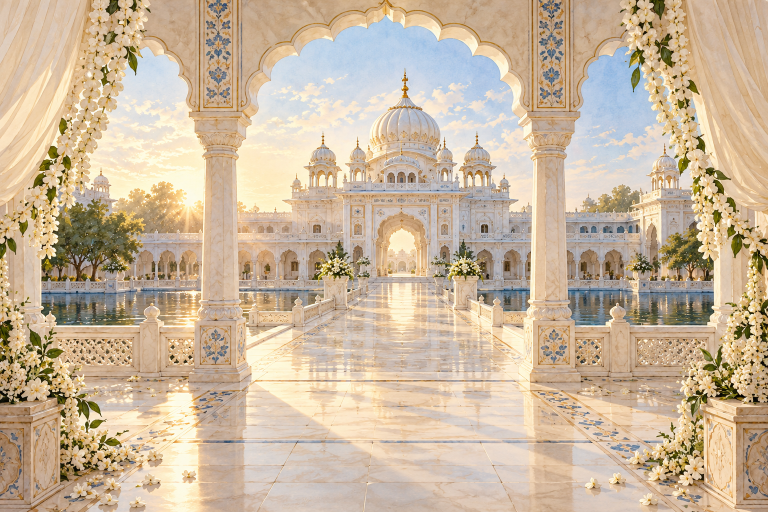
#> input picture artwork/source/anand-karaj-1536.png, 1536 x 1024 px, given in place of welcome-courtyard-1536.png, which was not available (shown at 1/2 size)
$ python prepare-artwork.py
#> lines starting #> are read from the running program, lines starting #| are printed output that depends on the picture
from pathlib import Path

from PIL import Image, ImageDraw, ImageOps


ROOT = Path(__file__).resolve().parents[1]
SOURCE_DIR = ROOT / "artwork" / "source"
OUTPUT_DIR = ROOT / "public" / "images"
SCENES = (
    "welcome-courtyard",
    "engagement",
    "sagan",
    "jaggo-courtyard",
    "haldi-mehendi",
    "anand-karaj",
    "wedding-celebration",
)


def save_scene_variants(name: str) -> None:
#> called with name = 'welcome-courtyard'
    source_path = SOURCE_DIR / f"{name}-1536.png"
    with Image.open(source_path) as source:
#> source is the input picture: PIL image 1536x1024 RGB; mean R, G, B 202.3, 182.4, 157.3
        image = source.convert("RGB")

    for width in (768, 1536):
        variant = image.copy()
        variant.thumbnail((width, int(width * 2 / 3)), Image.Resampling.LANCZOS)
        base_path = OUTPUT_DIR / f"{name}-{width}"
        variant.save(base_path.with_suffix(".webp"), "WEBP", quality=84, method=6)
        variant.save(base_path.with_suffix(".avif"), "AVIF", quality=52, speed=6)
#> this loop made 1 pass
#> pass 1, in save_scene_variants, `variant.save(base_path.with_suffix(".webp"), "WEBP", quality=84, metho..`:
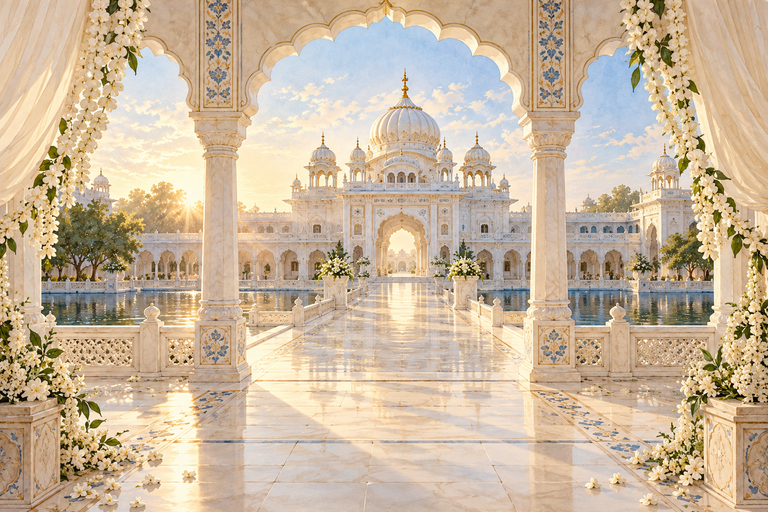
#> saved as welcome-courtyard-768.webp: PIL image 768x512 RGB; mean R, G, B 202.3, 182.3, 157.3


def save_door_variants() -> None:
    with Image.open(SOURCE_DIR / "courtyard-doors.png") as source:
        image = source.convert("RGB")

    image.save(OUTPUT_DIR / "courtyard-doors.webp", "WEBP", quality=88, method=6)
    image.save(OUTPUT_DIR / "courtyard-doors.avif", "AVIF", quality=55, speed=6)


def save_review_sheet() -> None:
    sheet = Image.new("RGB", (900, 660), "#f5e7d0")
    draw = ImageDraw.Draw(sheet)
    for index, name in enumerate(SCENES[1:]):
        with Image.open(OUTPUT_DIR / f"{name}-768.webp") as source:
            preview = ImageOps.fit(source, (300, 195))
        x, y = (index % 3) * 300, (index // 3) * 330
        sheet.paste(preview, (x, y))
        draw.text((x + 10, y + 205), name, fill="#582836")
    sheet.save(ROOT / "docs" / "artwork-review.jpg", quality=82, optimize=True)


def main() -> None:
    OUTPUT_DIR.mkdir(parents=True, exist_ok=True)
    for scene in SCENES:
        save_scene_variants(scene)
    save_door_variants()
    save_review_sheet()
    print("Generated responsive AVIF and WebP artwork from local source masters.")


if __name__ == "__main__":
#> (the run stopped early here; a loop or call above may not have finished)

$ run again, on artwork/source/welcome-courtyard-1536.png
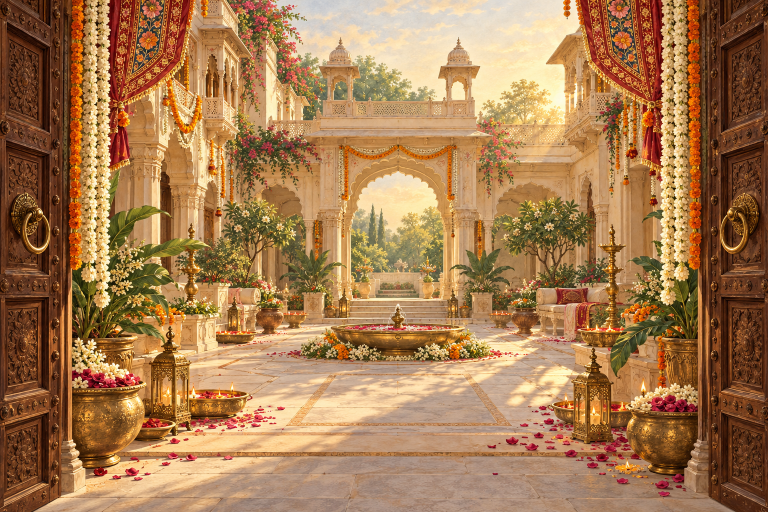
#> input picture artwork/source/welcome-courtyard-1536.png, 1536 x 1024 px (shown at 1/2 size)
#> in save_scene_variants, source is the input picture: PIL image 1536x1024 RGB; mean R, G, B 166.3, 123.1, 81.1
#> the loop in save_scene_variants, `for width in (768, 1536):` made 1 pass
#> pass 1, in save_scene_variants, `variant.save(base_path.with_suffix(".webp"), "WEBP", quality=84, metho..`:
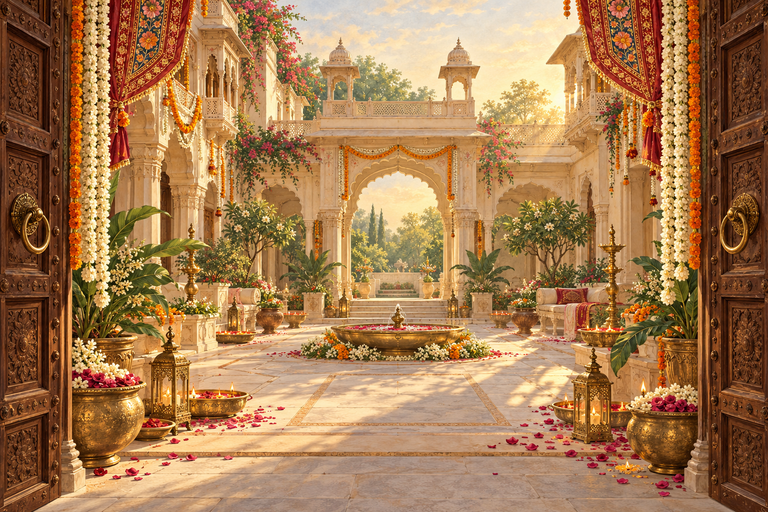
#> saved as welcome-courtyard-768.webp: PIL image 768x512 RGB; mean R, G, B 166.3, 123.1, 81.1
